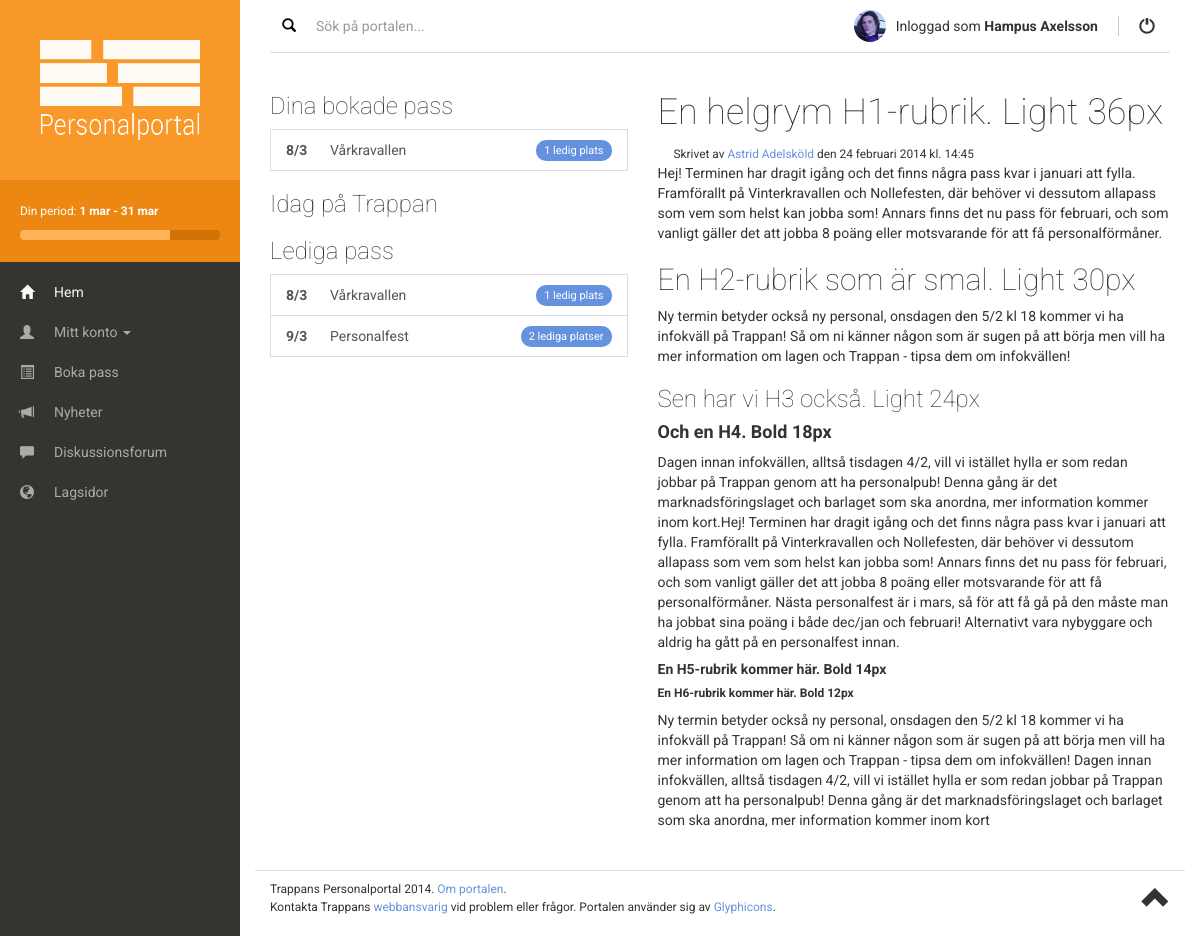
The app's page /index.php (signed in) with its own data.
### tables this page shows
CREATE TABLE IF NOT EXISTS `period` (
  `id` int(11) NOT NULL AUTO_INCREMENT,
  `name` varchar(50) NOT NULL,
  `start_date` date NOT NULL,
  `end_date` date NOT NULL,
  PRIMARY KEY (`id`)
);

CREATE TABLE IF NOT EXISTS `user` (
  `id` int(11) NOT NULL AUTO_INCREMENT,
  `user_name` varchar(50) NOT NULL,
  `mail` varchar(100) NOT NULL,
  `ssn` varchar(10) NOT NULL,
  `password` varchar(50) NOT NULL,
  `name` varchar(50) NOT NULL,
  `last_name` varchar(50) NOT NULL,
  `phone_number` varchar(50) NOT NULL,
  `description` varchar(200) DEFAULT NULL,
  `address` varchar(100) DEFAULT NULL,
  `zip` varchar(5) DEFAULT NULL,
  `city` varchar(50) DEFAULT NULL,
  `avatar` varchar(200) DEFAULT NULL,
  `date_created` timestamp NOT NULL DEFAULT CURRENT_TIMESTAMP,
  `bank_account` varchar(50) DEFAULT NULL,
  `special_food` varchar(100) DEFAULT NULL,
  PRIMARY KEY (`id`),
  UNIQUE KEY `username` (`user_name`,`mail`,`ssn`)
);

CREATE TABLE IF NOT EXISTS `event` (
  `id` int(11) NOT NULL AUTO_INCREMENT,
  `name` varchar(50) NOT NULL,
  `start_time` datetime NOT NULL,
  `end_time` datetime NOT NULL,
  `period_id` int(11) NOT NULL,
  `event_type_id` int(11) NOT NULL,
  PRIMARY KEY (`id`),
  KEY `period_id` (`period_id`),
  KEY `event_type_id` (`event_type_id`),
  KEY `name_3` (`name`)
);

### php/DBQuery.php (called while the page is built, shortened)
<?php
class DBQuery
{
	public static function sql($sql, $close = True)
	{
		$result = mysql_query($sql);
		$rows = array();
		if(strtolower(substr($sql,0,6)) == 'select')
		{
			while($row = mysql_fetch_array($result))
			{
				array_push($rows,$row);
			}
			return $rows;
		}
	}
}
?>

### index.php (the view, shortened to what this page needs)
<?php
include_once('php/general.php');
?>
<!DOCTYPE html>
<html>
  <head>
    <link href="css/bootstrap.min.css" rel="stylesheet">
	<link href="css/style.css" rel="stylesheet">
	<link href="css/responsive.css" rel="stylesheet">
  </head>
  <body>
	  <div id="page-container">
		  <div id="sidebar">
			  <a href="/" class="logo"><img src="img/logo.png"></a>
			  <div class="your-period">
 					 <p>
 					  <small>Din period: <strong><?php echo $periodStart.' - '.$periodEnd; ?></strong></small>
 					  </p>
					  <div class="progress">
					    <div class="progress-bar booked" style="width: <?php echo $bookedPointsPercent ?>%">
					    </div>
					  </div>
			  </div>
		      <div class="main-menu-wrapper" role="navigation">
		          <div class="navbar-collapse collapse">
		            <ul class="main-nav">
		              <li class="active"><a href="#"><span class="glyphicon glyphicon-home"></span>Hem</a></li>
		              <li class="dropdown">
		                <a href="#" class="dropdown-toggle" data-toggle="dropdown"><span class="glyphicon glyphicon-user"></span>Mitt konto <b class="caret"></b></a>
		              </li>
		              <li><a href="#about"><span class="glyphicon glyphicon-list-alt"></span>Boka pass</a></li>
		              <li><a href="#contact"><span class="glyphicon glyphicon-bullhorn"></span>Nyheter</a></li>
					  <li><a href="#contact"><span class="glyphicon glyphicon-comment"></span>Diskussionsforum</a></li>
					  <li><a href="#contact"><span class="glyphicon glyphicon-globe"></span>Lagsidor</a></li>
		            </ul>
		          </div>
		      </div>
		  </div>
		  <div id="content">
			  <div class="row">
				  <div class="col-sm-4 search">
					  <button type="submit" class="btn"><span class="glyphicon glyphicon-search"></span></button>
				  		<input type="search" class="form-control" placeholder="Sök på portalen...">
				  </div>
				  	<div class="col-sm-8">
					  <div class="user-info">
						  <img src="<?php echo loadAvatar(); ?>" class="avatar-32x32" width="32px" height="32px">
						  <a href="http://google.se" class="username"><span style="font-weight: normal">Inloggad som</span> <?php echo $_SESSION['name'].' '.$_SESSION['last_name']; ?></a>
					  	<a href="login.php" class="sign-out"><span class="glyphicon glyphicon-off"></span></a>
					  </div>
				  </div>
		 	 </div>
			 <div class="top-div"></div>
   		 	 <div class="row">
				 <div class="col-sm-5">
					 <div class="row">
						 <div class="col-sm-12"><h3>Dina bokade pass</h3>
							<div class="list-group">
							  <?php loadBookedEvents(); ?>
							</div>
						<h3>Idag på Trappan</h3>
						 <h3>Lediga pass</h3>
							 <div class="list-group">
								<?php loadAvailableEvents(); ?>
							 </div>
						 </div>
				 	</div>
				 </div>
				 <div class="col-sm-7">
					 <h1>En helgrym H1-rubrik. Light 36px</h1>
					 <img src="profile.jpg" class="avatar-16x16" width="16px" height="16px"><small>Skrivet av <a href="#">Astrid Adelsköld</a> den 24 februari 2014 kl. 14:45</small>
					 <p>Hej! Terminen har dragit igång och det finns några pass kvar i januari att fylla. Framförallt på Vinterkravallen och Nollefesten, där behöver vi dessutom allapass som vem som helst kan jobba som! Annars finns det nu pass för februari, och som vanligt gäller det att jobba 8 poäng eller motsvarande för att få personalförmåner.
<h2>En H2-rubrik som är smal. Light 30px</h2>
Ny termin betyder också ny personal, onsdagen den 5/2 kl 18 kommer vi ha infokväll på Trappan! Så om ni känner någon som är sugen på att börja men vill ha mer information om lagen och Trappan - tipsa dem om infokvällen!
<h3>Sen har vi H3 också. Light 24px</h3>
<h4>Och en H4. Bold 18px</h4>
Dagen innan infokvällen, alltså tisdagen 4/2, vill vi istället hylla er som redan jobbar på Trappan genom att ha personalpub! Denna gång är det marknadsföringslaget och barlaget som ska anordna, mer information kommer inom kort.Hej! Terminen har dragit igång och det finns några pass kvar i januari att fylla. Framförallt på Vinterkravallen och Nollefesten, där behöver vi dessutom allapass som vem som helst kan jobba som! Annars finns det nu pass för februari, och som vanligt gäller det att jobba 8 poäng eller motsvarande för att få personalförmåner. Nästa personalfest är i mars, så för att få gå på den måste man ha jobbat sina poäng i både dec/jan och februari! Alternativt vara nybyggare och aldrig ha gått på en personalfest innan.
<h5>En H5-rubrik kommer här. Bold 14px</h5>
<h6>En H6-rubrik kommer här. Bold 12px</h6>
Ny termin betyder också ny personal, onsdagen den 5/2 kl 18 kommer vi ha infokväll på Trappan! Så om ni känner någon som är sugen på att börja men vill ha mer information om lagen och Trappan - tipsa dem om infokvällen!
Dagen innan infokvällen, alltså tisdagen 4/2, vill vi istället hylla er som redan jobbar på Trappan genom att ha personalpub! Denna gång är det marknadsföringslaget och barlaget som ska anordna, mer information kommer inom kort</p></div>
   		 	 </div>
		  <div class="row">
			  <div id="footer">
			  <div class="col-sm-10">
				  <p>Trappans Personalportal 2014. <a href="#">Om portalen</a>. <br />Kontakta Trappans <a href="#">webbansvarig</a> vid problem eller frågor. Portalen använder sig av <a href="http://glyphicons.com/" target="_blank">Glyphicons</a>.
			  </div>
			  <div class="col-sm-2 text-right">
				  <a href="#top" class="scroll-to-top"><span class="glyphicon glyphicon-chevron-up"></span></a>
			  </div>
		 	  </div>
		  </div>
   	 	</div>
	</div>
  </body>
</html>

### php/general.php (shortened to what this page needs)
<?php
include_once('php/DBQuery.php');
$dates = new DateTime;
$dates->setTimezone(new DateTimeZone('Europe/Stockholm'));
$dateNoTime = $dates->format('Y-m-d');
$bookedPointsResult = DBQuery::sql	("SELECT points FROM work_slot WHERE event_id IN
										(SELECT id FROM event WHERE period_id IN
											(SELECT id FROM period WHERE start_date <= '$dateNoTime' AND end_date >= '$dateNoTime')
										)
									AND id IN
										(SELECT work_slot_id FROM user_work WHERE user_id = '$_SESSION[user_id]' AND checked = '0')
									");
$bookedPoints = 0;
for($i = 0; $i < count($bookedPointsResult); ++$i)
{
	$bookedPoints = $bookedPoints + $bookedPointsResult[$i]['points'];
}
$bookedPointsPercent = $bookedPoints / 8 * 100;
		?>
		<?php
$periodDates = DBquery::sql("SELECT start_date, end_date FROM period WHERE start_date <= '$dateNoTime' AND end_date >= '$dateNoTime'");
if(count($periodDates) == 1)
{
	$periodStart = new DateTime($periodDates[0]['start_date']);
	$periodStart = strtolower($periodStart->format('j M'));
	$periodEnd = new DateTime($periodDates[0]['end_date']);
	$periodEnd = strtolower($periodEnd->format('j M'));
	$periodStart = str_replace('y', 'j', $periodStart);
	$periodStart = str_replace('c', 'k', $periodStart);
	$periodEnd = str_replace('y', 'j', $periodEnd);
	$periodEnd = str_replace('c', 'k', $periodEnd);
}
function loadBookedEvents()
{
	$bookedEvents = DBQuery::sql("SELECT id, name, start_time FROM event WHERE id IN
									(SELECT event_id FROM work_slot WHERE id IN
									(SELECT work_slot_id FROM user_work WHERE user_id = '$_SESSION[user_id]' AND checked = '0')
									)
								ORDER BY start_time
								");
	for($i = 0; $i < count($bookedEvents); ++$i)
	{
		$eventId = $bookedEvents[$i]['id'];
		$availableSlots = DBQuery::sql	("SELECT id FROM work_slot WHERE event_id = '$eventId' AND id NOT IN
											(SELECT work_slot_id FROM user_work)
										");
		$availableSlotsCount = count($availableSlots);
		$availableSlotsText = 'lediga platser';
		if($availableSlotsCount == 1)
		{
			$availableSlotsText = 'ledig plats';
		}
		$name = $bookedEvents[$i]['name'];
		$eventDate = new DateTime($bookedEvents[$i]['start_time']);
		$day = $eventDate->format('j');
		$month = $eventDate->format('n');
		?>
			<a href="#" class="list-group-item"><span class="badge"><?php echo $availableSlotsCount.' '.$availableSlotsText; ?></span><strong class="list-group-item-date-floated-left"><?php echo $day.'/'.$month; ?></strong><?php echo $name ?></a>
		<?php
	}
		?>
		<?php
}
			?>
			<?php
function loadAvailableEvents()
{
	global $dateNoTime;
	$availableEvents = DBQuery::sql("SELECT event.id, event.name AS event_name, event.start_time, event.end_time, event_type.name AS type_name FROM event
									INNER JOIN event_type ON event.event_type_id = event_type.id
									WHERE start_time > '$dateNoTime' AND event.id IN
										(SELECT event_id FROM work_slot WHERE id NOT IN
											(SELECT work_slot_id FROM user_work)
										)
									ORDER BY start_time");
	for($i = 0; $i < count($availableEvents); ++$i)
	{
		$eventId = $availableEvents[$i]['id'];
		$availableSlots = DBQuery::sql	("SELECT id FROM work_slot WHERE event_id = '$eventId' AND id NOT IN
											(SELECT work_slot_id FROM user_work)
										");
		$availableSlotsCount = count($availableSlots);
		$availableSlotsText = 'lediga platser';
		if($availableSlotsCount == 1)
		{
			$availableSlotsText = 'ledig plats';
		}
		$name = $availableEvents[$i]['event_name'];
		$eventDate = new DateTime($availableEvents[$i]['start_time']);
		$day = $eventDate->format('j');
		$month = $eventDate->format('n');
		?>
			<a href="#" class="list-group-item"><span class="badge"><?php echo $availableSlotsCount.' '.$availableSlotsText; ?></span><strong class="list-group-item-date-floated-left"><?php echo $day.'/'.$month; ?></strong><?php echo $name ?></a>
		<?php
	}
}
function loadAvatar()
{
	$results = DBQuery::sql("SELECT avatar FROM user WHERE id = '$_SESSION[user_id]' AND avatar IS NOT NULL");
	return 'img/avatars/'.$results[0]['avatar'];
}
?>

### css/style.css (style rules this page uses)
a { color: #6492de; }
.avatar-32x32 { border-radius: 22px; }
body { font-family: 'Roboto', sans-serif; font-weight: 400; }
h1, h2, h3, h4, h5, h6 { font-family: 'Roboto', sans-serif; }
h1, h2, h3 { font-weight: lighter; }
h4, h5, h6 { font-weight: bold; }
#sidebar { background: #363430; }
#sidebar a.logo { display: block; overflow: hidden; background: #f99929; }
#sidebar .your-period { padding: 20px; background: #ec8712; color: #fff; }
#sidebar .your-period .progress { height: 10px; margin-bottom: 2px; background: #d17204; -webkit-box-shadow: inset 0 0 0 rgba(0, 0, 0, 0); box-shadow: inset 0 0 0 rgba(0, 0, 0, 0); }
#sidebar .your-period .progress-bar { -webkit-box-shadow: inset 0 0 0 rgba(0, 0, 0, 0); box-shadow: inset 0 0 0 rgba(0, 0, 0, 0); }
#sidebar .your-period .booked { background: #ffb258; }
#sidebar ul.main-nav { margin: 0; padding: 10px 0; }
#sidebar .navbar-collapse { padding: 0; margin: 0; }
#sidebar ul.main-nav li a { display: block; padding: 10px 20px; color: #aaa; }
#sidebar ul.main-nav li.active a { color: #f8f8f8; }
#sidebar ul.main-nav li a span { float: left; margin-right: 20px; padding-top: 2px; }
#content .top-div { margin: 10px 0 20px 0; border-bottom: 1px solid #dddddd; }
#content .user-info { float: right; }
#content .user-info img, #content .user-info a { float: left; color: #333; }
#content .user-info a.username { font-weight: bold; margin: 6px 5px 0 10px; padding-right: 20px; border-right: 1px solid #ccc; }
#content .user-info a.sign-out { font-size: 16px; margin: 7px 15px 0 15px; }
#content .search .form-control { width: 75%; height: 32px; float: left; padding: 6px 8px; border: 0px solid #fff; -webkit-box-shadow: inset 0 0 0 rgba(0, 0, 0, 0); box-shadow: inset 0 0 0 rgba(0, 0, 0, 0); -webkit-transition: background ease-in-out 0.2s, box-shadow ease-in-out 0.2s; transition: background ease-in-out 0.2s, box-shadow ease-in-out 0.2s; }
#content .search .btn { float: left; background: transparent; border: 0; border-radius: 0; }
.badge { padding: 5px 8px; background: #6492de; font-weight: 400; font-size: 11px; }
.list-group-item-date-floated-left { float: left; width: 44px; }
.list-group-item:first-child { border-top-right-radius: 0px; border-top-left-radius: 0px; }
.list-group-item:last-child { margin-bottom: 0; border-bottom-right-radius: 0px; border-bottom-left-radius: 0px; }
#footer { margin-top: 30px; padding-top: 10px; border-top: 1px solid #dddddd; }
#footer p { font-size: 12px; }
#footer a.scroll-to-top { color: #333; font-size: 28px; }

### css/responsive.css (style rules this page uses)
html { min-height: 100%; position: relative; }
body { height: 100%; }
@media (min-width: 992px) { #content { margin-left: 240px; padding: 10px 30px 10px 30px; } }
@media (min-width: 992px) { #sidebar { position: absolute; top: 0; left: 0; bottom: 0; width: 240px; overflow: hidden; } }
@media (min-width: 992px) { #sidebar a.logo { padding: 40px; } }
@media (min-width: 992px) { #sidebar a.logo img { width: 160px; height: 100px; } }

### records on screen
period: start_date "1 mar", end_date "31 mar"
user: avatar (picture)
event: availableSlotsCount "1", availableSlotsText "ledig plats", start_time "8", start_time "3", name "Vårkravallen"
event: availableSlotsCount "2", availableSlotsText "lediga platser", start_time "9", start_time "3", name "Personalfest"

### other values on screen
$_SESSION['name'] "Hampus"
$_SESSION['last_name'] "Axelsson"
